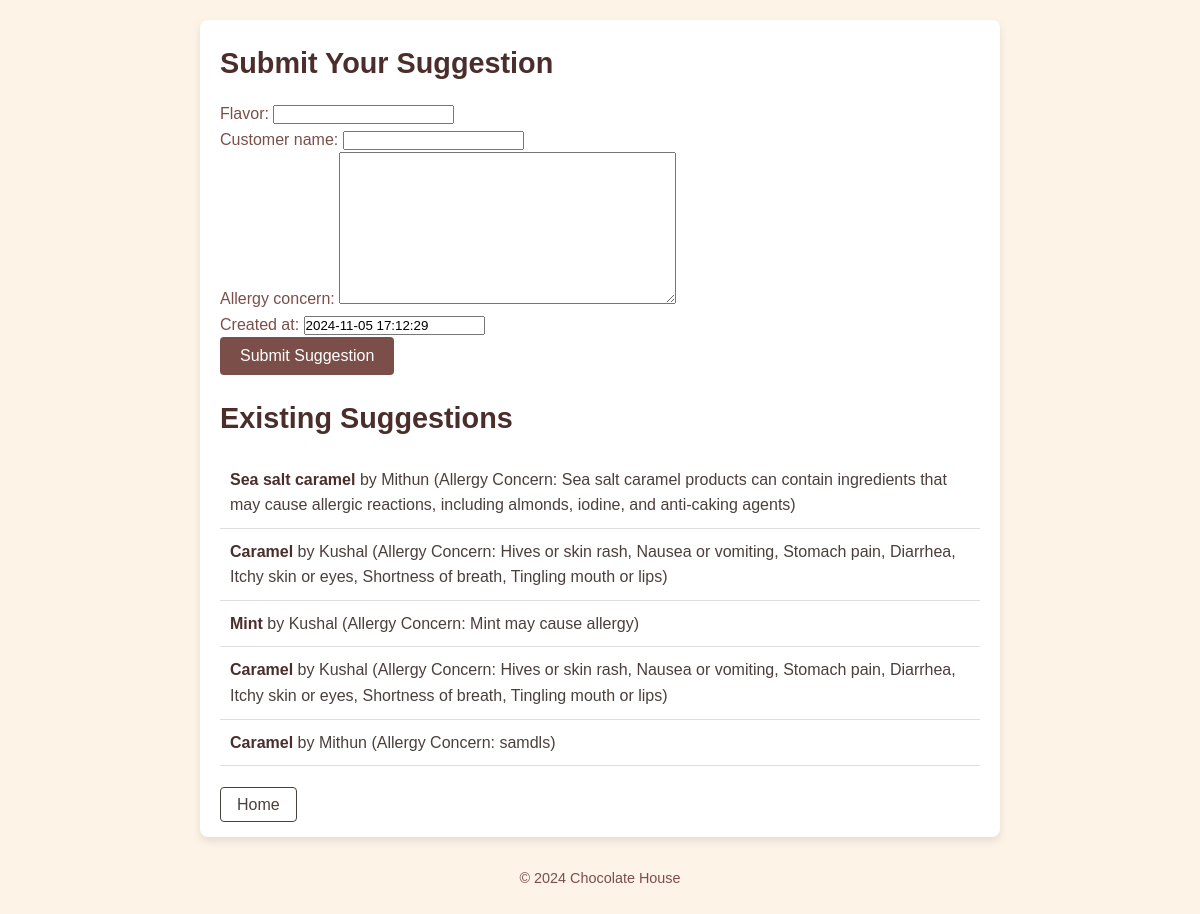
Page /customer-suggestions/ on the committed database.
### inventory/models.py (models this page shows, shortened)
class CustomerSuggestion(models.Model):
    flavor = models.CharField(max_length=100, null=True)
    customer_name = models.CharField(max_length=100)
    allergy_concern = models.TextField(blank=True, null=True)
    created_at = models.DateTimeField(default=datetime.datetime.now)

### inventory/views.py (the view)
# urls.py: path('customer-suggestions/', customer_suggestion_view, name='customer_suggestion_list'),
def customer_suggestion_view(request):
    if request.method == 'POST':
        form = CustomerSuggestionForm(request.POST)
        if form.is_valid():
            form.save()  # Save the suggestion to the database
            return redirect('customer_suggestion_list')  # Redirect to the customer suggestion list after submission
    else:
        form = CustomerSuggestionForm()  # Create an empty form
    suggestions = CustomerSuggestion.objects.all()  # Get all customer suggestions
    return render(request, 'customer_suggestion_list.html', {'form': form, 'suggestions': suggestions})

### inventory/forms.py
class CustomerSuggestionForm(forms.ModelForm):
    class Meta:
        model = CustomerSuggestion
        fields = '__all__'

### inventory/templates/customer_suggestion_list.html (shortened to what this page needs)
<!DOCTYPE html>
<html lang="en">
<head>
</head>
<body>
    <main>
        <section>
            <h2>Submit Your Suggestion</h2>
            <form method="post">
                {{ form.as_p }}
                <button type="submit">Submit Suggestion</button>
            </form>
        </section>
        <section>
            <h2>Existing Suggestions</h2>
            {% if suggestions %}
                <ul>
                    {% for suggestion in suggestions %}
                        <li>
                            <strong>{{ suggestion.flavor }}</strong> by {{ suggestion.customer_name }}
                            {% if suggestion.allergy_concern %}
                                (Allergy Concern: {{ suggestion.allergy_concern }})
                            {% endif %}
                        </li>
                    {% endfor %}
                </ul>
            {% else %}
                <p>No suggestions yet. Be the first to submit!</p>
            {% endif %}
            <br>
<a href="{% url 'home' %}">Home</a>
        </section>
    </main>
    <footer>
        <p>&copy; 2024 Chocolate House</p>
    </footer>
</body>
</html>

### inventory/templates/customer_suggestion_list.html (style rules this page uses)
* { margin: 0; padding: 0; box-sizing: border-box; }
body { font-family: Arial, sans-serif; background-color: #fdf3e6; color: #4b3f3c; padding: 20px; line-height: 1.6; }
main { max-width: 800px; margin: 0 auto; padding: 20px; background-color: #fff; border-radius: 8px; box-shadow: 0 4px 8px rgba(0, 0, 0, 0.1); }
h2 { font-size: 1.8em; color: #4b2e2b; margin-bottom: 15px; }
form { margin-bottom: 20px; }
button { background-color: #7b4e4a; color: #fff; padding: 10px 20px; border: none; border-radius: 4px; cursor: pointer; font-size: 1em; transition: background-color 0.3s; }
ul { list-style-type: none; padding-left: 0; }
li { padding: 10px; border-bottom: 1px solid #ddd; }
strong { font-weight: bold; color: #4b2e2b; }
p { color: #7b4e4a; }
footer { text-align: center; padding: 10px 0; margin-top: 20px; color: #7b4e4a; }
footer p { font-size: 0.9em; }
a { font-size: 1em; color: #4b3f3c; text-decoration: none; border: 1px solid #4b3f3c; padding: 8px 16px; border-radius: 4px; transition: background-color 0.3s, color 0.3s; }

### rows in the picture
CustomerSuggestion: flavor "Sea salt caramel", customer_name "Mithun", allergy_concern "Sea salt caramel products can contain ingredients that may cause allergic reactions, including almonds, iodine, and anti-caking agents"
CustomerSuggestion: flavor "Caramel", customer_name "Kushal", allergy_concern "Hives or skin rash, Nausea or vomiting, Stomach pain, Diarrhea, Itchy skin or eyes, Shortness of breath, Tingling mouth or lips"
CustomerSuggestion: flavor "Mint", customer_name "Kushal", allergy_concern "Mint may cause allergy"
CustomerSuggestion: flavor "Caramel", customer_name "Kushal", allergy_concern "Hives or skin rash, Nausea or vomiting, Stomach pain, Diarrhea, Itchy skin or eyes, Shortness of breath, Tingling mouth or lips"
CustomerSuggestion: flavor "Caramel", customer_name "Mithun", allergy_concern "samdls"
